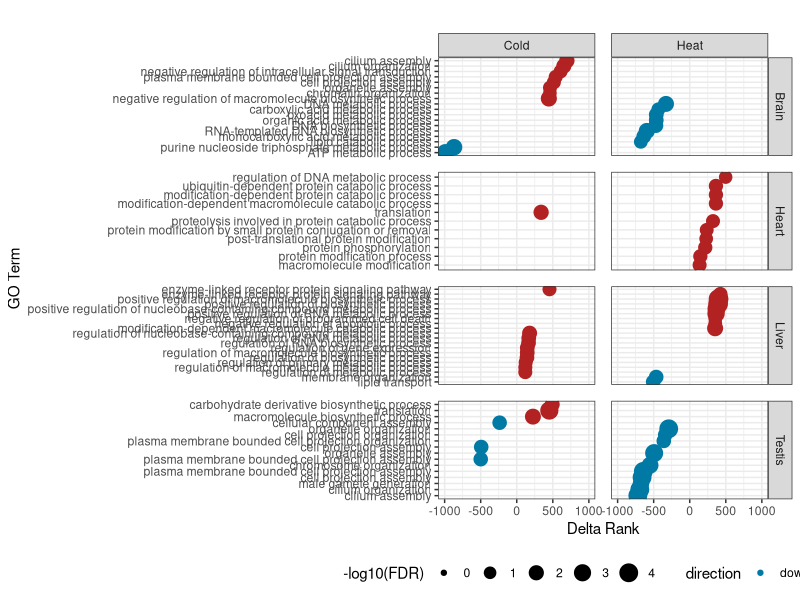

Reproduce this figure in R.
# the following will plot the top significant go terms for each tissue and treatment

setwd("")

#clear environment
rm(list=ls())+
  dev.off()

# read in GO results files
GO <- read.csv("GO_Results_All.csv", header = TRUE)

library(ggplot2)
library(dplyr)
library(tidytext)

# filter for sig and top 20
All_sig <- GO %>%
  filter(!is.na(p.adj), !is.na(delta.rank), p.adj < 0.05) %>%   # sig + clean
  group_by(tissue, condition) %>%
  slice_max(order_by = abs(delta.rank), n = 10, with_ties = FALSE) %>%
  ungroup()

# Global scales for x and bubble size (so visual mappings are comparable)
max_abs   <- max(abs(All_sig$delta.rank), na.rm = TRUE)
max_size  <- max(-log10(All_sig$p.adj), na.rm = TRUE)

# 3) Single faceted plot: rows = tissue, cols = condition → panels align by construction
p_all <- ggplot(
  All_sig,
  aes(x = delta.rank,
      y = reorder_within(name, delta.rank, interaction(tissue, condition)),
      size = -log10(p.adj),
      color = direction)
) +
  geom_point() +
  scale_y_reordered() +
  scale_color_manual(values = c(up = "#b22222", down = "#007aa5")) +
  scale_size(limits = c(0, max_size), range = c(1.5, 6)) +
  coord_cartesian(xlim = c(-max_abs, max_abs)) +
  labs(x = "Delta Rank", y = "GO Term", size = "-log10(FDR)",
       title = "") +
  theme_bw() +
  theme(
    plot.title = element_text(hjust = 0.5),
    legend.position = "bottom",
    panel.spacing = unit(0.8, "lines")
  ) +
  facet_grid(rows = vars(tissue), cols = vars(condition), scales = "free_y")

# Print or save
p_all
